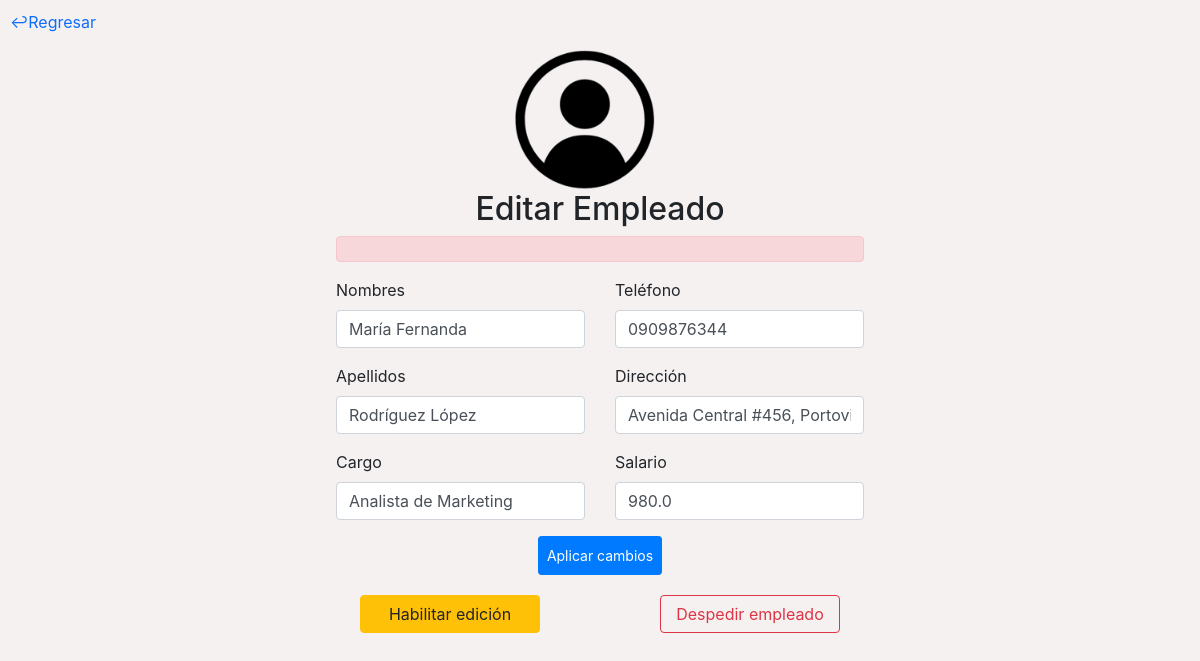
/administrar/empleado/2/ (signed in), run on an earlier commit of the app's database.
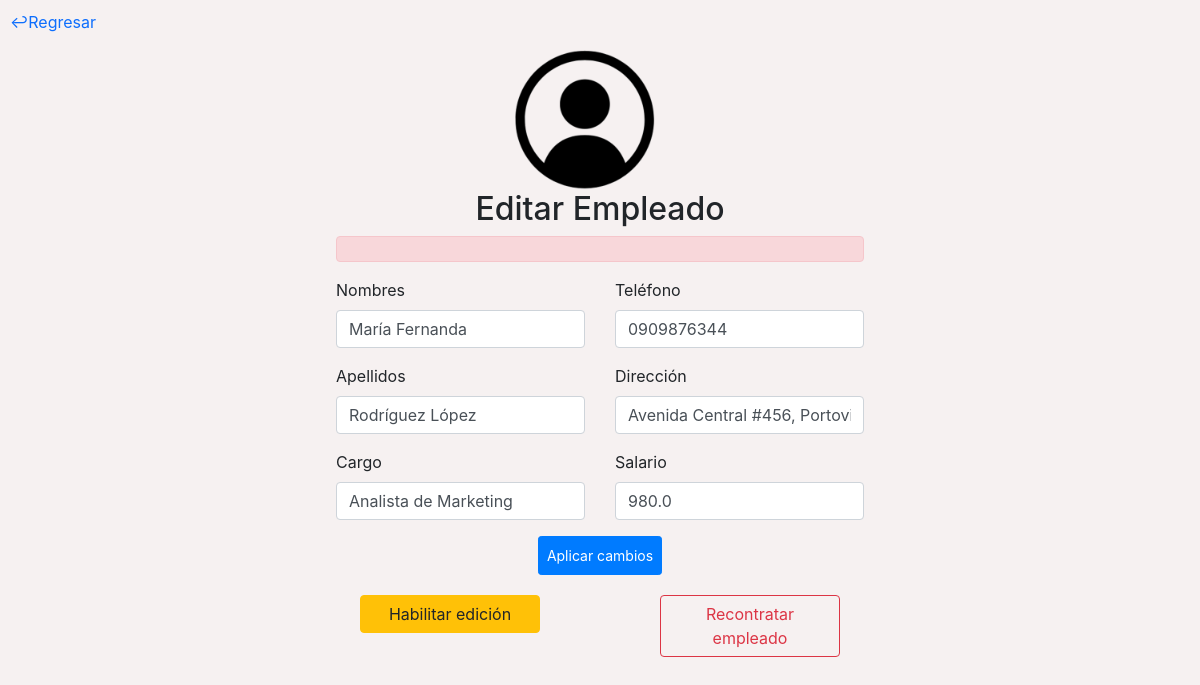
And on a later commit of the database.
### SySdjango/Administracion/views.py (the view, shortened to what this page needs)
# urls.py: path('administrar/empleado/<int:empleado_id>/', views.editarEmpleado, name="editarEmpleado"),
def editarEmpleado(request, empleado_id):
    empleado = Empleado.objects.get(id=empleado_id)
    idAdministrador = request.user.id
    if empleado.administrador.id == idAdministrador:
        if request.method == 'GET':
            return render(request, '02-editarEmpleado.html', {'empleado': empleado})
    else:
        return render(request, 'error.html', {'error':"Parece que has tratado de acceder a un dato que no es de tu dominio, si crees que es un error contacta a soporte"})

### templates/admTemplates/02-editarEmpleado.html (shortened to what the changed rows need)
{% load static %}
<!DOCTYPE html>
<html lang="en">
<head>
    <link href="https://cdn.jsdelivr.net/npm/bootstrap@5.3.1/dist/css/bootstrap.min.css" rel="stylesheet"
>
    <link rel="stylesheet" href="https://maxcdn.bootstrapcdn.com/bootstrap/4.5.2/css/bootstrap.min.css">
    <link rel="stylesheet" href='{% static "cssCustom/administracion.css" %}'>
</head>
<body>
    <div class="container">
        <div class="row">
            <div id="formulario" class="intangible">
                <div class="container col-xl-6  col-md-6 col-sm-4 col-sm-12">
                    <h2 id="textoForm">Editar Empleado</h2>
                </div>
            </div>
        </div>
    </div>
    <div class="container col-lg-6 col-md-6 col-sm-4 col-sm-12" id="opciones">
        <div class="row">
            {% if empleado.en_servicio %}
            <div class="col-xl-6  col-md-6 col-sm-4 col-sm-12 divBoton">
                <a href="{% url 'despedirEmpleado' empleado.id %}" class="intangible col-8"
                    id="despedirEmpleado"><button type="button" class="btn btn-outline-danger col-8">Despedir
                        empleado</button></a>
            </div>
            {% else %}
            <div class="col-xl-6  col-md-6 col-sm-4 col-sm-12 divBoton">
                <a href="{% url 'recontratarEmpleado' empleado.id %}" class="intangible col-8"
                    id="recontratarEmpleado"><button type="button" class="btn btn-outline-danger col-8">Recontratar
                        empleado</button></a>
            </div>
            {% endif %}
        </div>
    </div>
</body>
</html>

What changed in the data, as far as the page shows it:
changed Empleado "María Fernanda": en_servicio True → False (drawn)
Also different on the page:
text no longer shown: "Despedir empleado"
text now shown: "Recontratar empleado"
